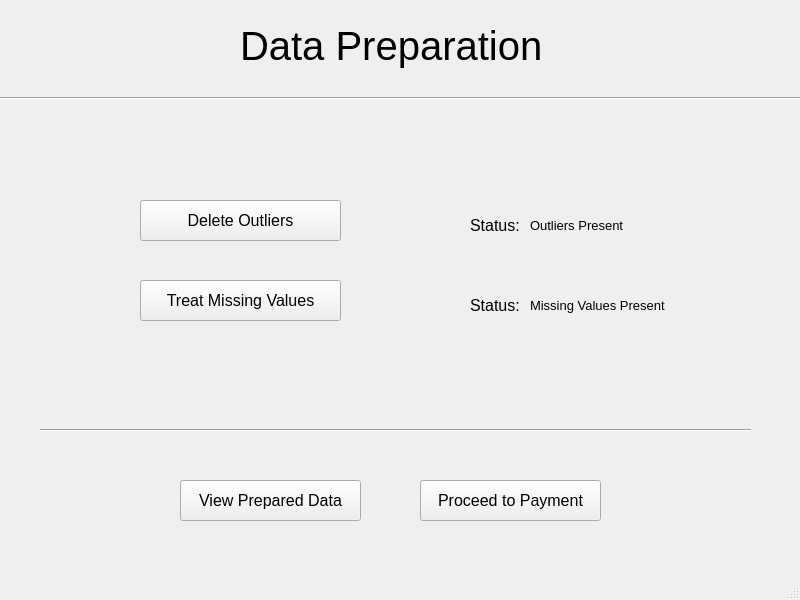
<?xml version="1.0" encoding="UTF-8"?>
<ui version="4.0">
 <class>Prepare_window</class>
 <widget class="QMainWindow" name="Prepare_window">
  <property name="geometry">
   <rect>
    <x>0</x>
    <y>0</y>
    <width>800</width>
    <height>600</height>
   </rect>
  </property>
  <property name="windowTitle">
   <string>MainWindow</string>
  </property>
  <widget class="QWidget" name="centralwidget">
   <widget class="QLabel" name="label">
    <property name="geometry">
     <rect>
      <x>240</x>
      <y>20</y>
      <width>301</width>
      <height>51</height>
     </rect>
    </property>
    <property name="font">
     <font>
      <pointsize>30</pointsize>
     </font>
    </property>
    <property name="text">
     <string>Data Preparation</string>
    </property>
   </widget>
   <widget class="Line" name="line">
    <property name="geometry">
     <rect>
      <x>0</x>
      <y>90</y>
      <width>811</width>
      <height>16</height>
     </rect>
    </property>
    <property name="orientation">
     <enum>Qt::Horizontal</enum>
    </property>
   </widget>
   <widget class="QLabel" name="label_2">
    <property name="geometry">
     <rect>
      <x>470</x>
      <y>210</y>
      <width>51</width>
      <height>31</height>
     </rect>
    </property>
    <property name="font">
     <font>
      <pointsize>12</pointsize>
     </font>
    </property>
    <property name="text">
     <string>Status:</string>
    </property>
   </widget>
   <widget class="QPushButton" name="outbtn">
    <property name="geometry">
     <rect>
      <x>140</x>
      <y>200</y>
      <width>201</width>
      <height>41</height>
     </rect>
    </property>
    <property name="font">
     <font>
      <pointsize>12</pointsize>
     </font>
    </property>
    <property name="text">
     <string>Delete Outliers</string>
    </property>
   </widget>
   <widget class="QLabel" name="label_5">
    <property name="geometry">
     <rect>
      <x>470</x>
      <y>290</y>
      <width>71</width>
      <height>31</height>
     </rect>
    </property>
    <property name="font">
     <font>
      <pointsize>12</pointsize>
     </font>
    </property>
    <property name="text">
     <string>Status:</string>
    </property>
   </widget>
   <widget class="QPushButton" name="missbtn">
    <property name="geometry">
     <rect>
      <x>140</x>
      <y>280</y>
      <width>201</width>
      <height>41</height>
     </rect>
    </property>
    <property name="font">
     <font>
      <pointsize>12</pointsize>
     </font>
    </property>
    <property name="text">
     <string>Treat Missing Values</string>
    </property>
   </widget>
   <widget class="QLabel" name="outst">
    <property name="geometry">
     <rect>
      <x>530</x>
      <y>210</y>
      <width>221</width>
      <height>31</height>
     </rect>
    </property>
    <property name="font">
     <font>
      <pointsize>10</pointsize>
     </font>
    </property>
    <property name="text">
     <string>Outliers Present</string>
    </property>
   </widget>
   <widget class="QLabel" name="missst">
    <property name="geometry">
     <rect>
      <x>530</x>
      <y>290</y>
      <width>191</width>
      <height>31</height>
     </rect>
    </property>
    <property name="font">
     <font>
      <pointsize>10</pointsize>
     </font>
    </property>
    <property name="text">
     <string>Missing Values Present</string>
    </property>
   </widget>
   <widget class="Line" name="line_2">
    <property name="geometry">
     <rect>
      <x>40</x>
      <y>420</y>
      <width>711</width>
      <height>20</height>
     </rect>
    </property>
    <property name="orientation">
     <enum>Qt::Horizontal</enum>
    </property>
   </widget>
   <widget class="QPushButton" name="cleanpaybtn">
    <property name="geometry">
     <rect>
      <x>420</x>
      <y>480</y>
      <width>181</width>
      <height>41</height>
     </rect>
    </property>
    <property name="font">
     <font>
      <pointsize>12</pointsize>
     </font>
    </property>
    <property name="text">
     <string>Proceed to Payment</string>
    </property>
   </widget>
   <widget class="QPushButton" name="viewprepbtn">
    <property name="geometry">
     <rect>
      <x>180</x>
      <y>480</y>
      <width>181</width>
      <height>41</height>
     </rect>
    </property>
    <property name="font">
     <font>
      <pointsize>12</pointsize>
     </font>
    </property>
    <property name="text">
     <string>View Prepared Data</string>
    </property>
   </widget>
  </widget>
  <widget class="QMenuBar" name="menubar">
   <property name="geometry">
    <rect>
     <x>0</x>
     <y>0</y>
     <width>800</width>
     <height>21</height>
    </rect>
   </property>
  </widget>
  <widget class="QStatusBar" name="statusbar"/>
 </widget>
 <resources/>
 <connections/>
</ui>
